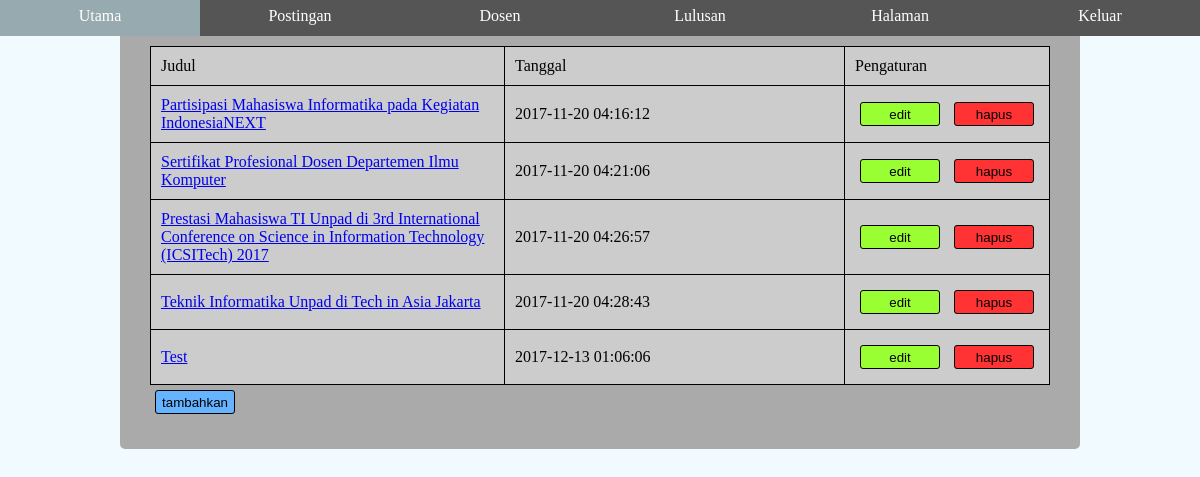
Page /admin/postingan.php on the committed database.
### tables this page shows
CREATE TABLE `posting` (
  `ID` int(11) NOT NULL,
  `Judul` text NOT NULL,
  `Tanggal` timestamp NOT NULL DEFAULT CURRENT_TIMESTAMP,
  `Isi` text NOT NULL,
  `Author` text NOT NULL,
  `tag0` int(11) DEFAULT NULL,
  `tag1` int(11) DEFAULT NULL,
  `tag2` int(11) DEFAULT NULL,
  `tag3` int(11) DEFAULT NULL,
  `tag4` int(11) DEFAULT NULL,
  `tag5` int(11) DEFAULT NULL,
  `tag6` int(11) DEFAULT NULL,
  `tag7` int(11) DEFAULT NULL,
  `tag8` int(11) DEFAULT NULL
);

### admin/postingan.php (the view, shortened to what this page needs)
<!DOCTYPE html>
<html lang="en" xmlns="http://www.w3.org/1999/xhtml">
<head>
</head>
<body>
    <div class="admin-content-pos">
        <div class="admin-main-content">
            <table class="table-post">
                <col><col><col>
                <tr>
                    <td>Judul</td>
                    <td>Tanggal</td>
                    <td>Pengaturan</td>
                </tr>
				<?php
					include '../database.php';
					$sql = "SELECT `ID`, `Judul`, `Tanggal`, `Author` FROM `posting`";
					$result = $conn->query($sql);
					while($row = $result->fetch_assoc())
					{
				?>
						<tr>
						<td> <a href="/dui/posting.php?ID=<?php echo $row["ID"] ?>"> <?php echo	$row["Judul"] ?></a></td>
						<td> <?php echo	$row["Tanggal"] ?></td>
						<td>
							<button id="update-button" type="button" onclick="showUpdateDiv(<?php echo	$row["ID"] ?>)">edit</button>
							<button id="delete-button" type="button" onclick="showDeleteDiv(<?php echo	$row["ID"] ?>)">hapus</button></td>
						</tr>
						<?php
					}
				?>
            </table>
            <button id="insert-button" style="left:0;" type="button" onclick="showInsertDiv()">tambahkan</button>
        </div>
    </div>
</body>
</html>

### admin/css/adm-navbar.css (style rules this page uses)
.admin-top-box-wrapper { position: absolute; width: 100%; top : 0; height: auto; background-color: #555; list-style-type: none; z-index: 9; }
.admin-top-box-bar { position : relative; width : 800px; margin: auto; height: auto; padding: 0; color: white; }
.admin-top-box-wrapper li { float: left; width: 200px; transition: 0.2s; }
.admin-top-box-wrapper li a { width: 100%; display: inline-block; color: white; text-align: center; padding: 7px 0; font-family: 'Futura Md BT'; text-decoration: none; margin-bottom: 4px; }
#left-bar { float: left; }
#right-bar { float: right; }

### admin/css/adm-content.css (style rules this page uses)
body { background-color: #f1fbff; }
.admin-content-pos { position: relative; width: 80%; max-width: 1200px; height: auto; margin: 0 auto; }
.admin-main-content { margin-top: 16px; height: auto; padding: 30px; background-color: #aaa; border-radius: 5px; }
.admin-main-content .table-post { width: 100%; border-collapse: collapse; background-color: #ccc; }
.admin-main-content .table-post col:nth-child(1) { width:50%; }
.admin-main-content .table-post col:nth-child(2) { width:50%; }
.admin-main-content .table-post col:nth-child(3) { min-width:205px; }
.admin-main-content .table-post td { padding: 10px; border: 1px solid black; font-family: 'Futura Bk BT'; vertical-align: middle; }
.admin-main-content button { border: 1px solid black; margin: 5px; width: 80px; height: 24px; border-radius: 3px; }
#insert-button { background-color: #66b3ff; }
#update-button { background-color: #99ff33; }
#delete-button { background-color: #ff3333; }

### rows in the picture
posting: Judul "Partisipasi Mahasiswa Informatika pada Kegiatan IndonesiaNEXT", Tanggal "2017-11-20 04:16:12"
posting: Judul "Sertifikat Profesional Dosen Departemen Ilmu Komputer", Tanggal "2017-11-20 04:21:06"
posting: Judul "Prestasi Mahasiswa TI Unpad di 3rd International Conference on Science in Information Technology (ICSITech) 2017", Tanggal "2017-11-20 04:26:57"
posting: Judul "Teknik Informatika Unpad di Tech in Asia Jakarta", Tanggal "2017-11-20 04:28:43"
posting: Judul "Test", Tanggal "2017-12-13 01:06:06"
